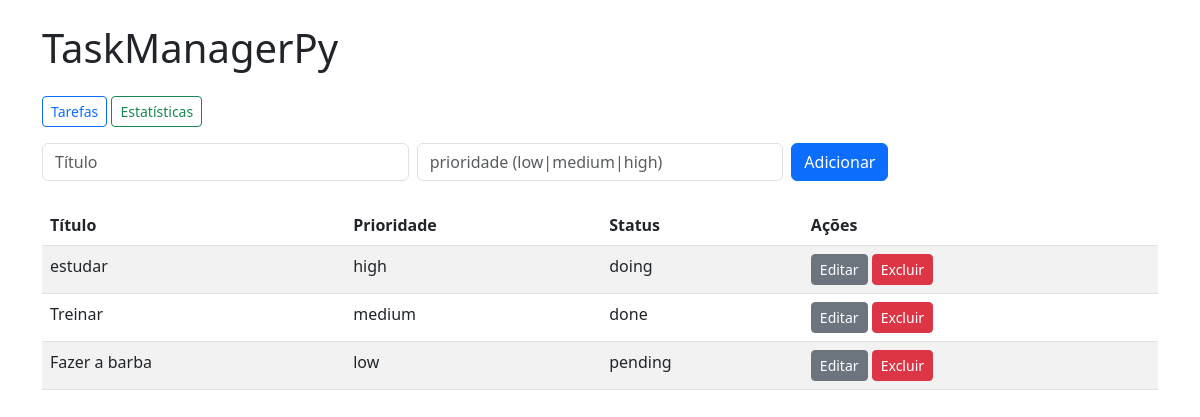
Before: / with the older database file.
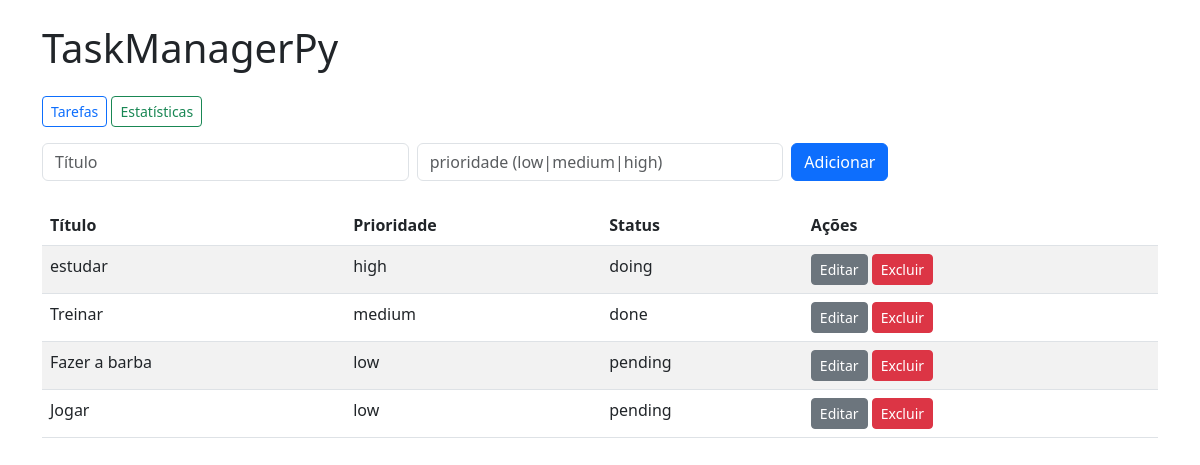
After: the same page with the newer database file.
### models.py (models this page shows, shortened)
class Task(db.Model):
    __tablename__ = "tasks"
    id = db.Column(db.Integer, primary_key=True)
    title = db.Column(db.String(120), nullable=False, index=True)
    description = db.Column(db.Text, nullable=True)
    priority = db.Column(db.String(10), nullable=False, default="medium")  # low, medium, high
    status = db.Column(db.String(20), nullable=False, default="pending")   # pending, doing, done
    created_at = db.Column(db.DateTime, default=datetime.utcnow)
    completed_at = db.Column(db.DateTime, nullable=True)

### app.py (the view)
@app.route('/')
def index():
    tasks = Task.query.all()
    sorted_tasks = quicksort_tasks(tasks, key_func=lambda t: PRIORITY_VALUE.get(t.priority, 0))
    return render_template('index.html', tasks=sorted_tasks)

### app.py (called while the page is built)
def quicksort_tasks(tasks, key_func):
    if len(tasks) <= 1:
        return tasks
    pivot = tasks[len(tasks)//2]
    pivot_key = key_func(pivot)
    left = [t for t in tasks if key_func(t) > pivot_key]
    middle = [t for t in tasks if key_func(t) == pivot_key]
    right = [t for t in tasks if key_func(t) < pivot_key]
    return quicksort_tasks(left, key_func) + middle + quicksort_tasks(right, key_func)

### templates/index.html
{% extends "base.html" %}
{% block content %}
<form action="{{ url_for('create_task') }}" method="post" class="mb-4">
  <div class="row g-2">
    <div class="col-md-4"><input name="title" class="form-control" placeholder="Título" required></div>
    <div class="col-md-4"><input name="priority" class="form-control" placeholder="prioridade (low|medium|high)"></div>
    <div class="col-md-4"><button class="btn btn-primary">Adicionar</button></div>
  </div>
</form>
<table class="table table-striped">
  <thead><tr><th>Título</th><th>Prioridade</th><th>Status</th><th>Ações</th></tr></thead>
  <tbody>
    {% for t in tasks %}
    <tr>
      <td>{{ t.title }}</td>
      <td>{{ t.priority }}</td>
      <td>{{ t.status }}</td>
      <td>
        <a class="btn btn-sm btn-secondary" href="{{ url_for('edit_task', task_id=t.id) }}">Editar</a>
        <form action="{{ url_for('delete_task', task_id=t.id) }}" method="post" style="display:inline">
          <button class="btn btn-sm btn-danger">Excluir</button>
        </form>
      </td>
    </tr>
    {% endfor %}
  </tbody>
</table>
{% endblock %}

### templates/base.html (shortened to what this page needs)
<!doctype html>
<html>
<head>
  <link href="https://cdn.jsdelivr.net/npm/bootstrap@5.3.0/dist/css/bootstrap.min.css" rel="stylesheet">
</head>
<body class="p-4">
  <div class="container">
    <h1 class="mb-4">TaskManagerPy</h1>
    <div class="mb-3">
  <a href="{{ url_for('index') }}" class="btn btn-outline-primary btn-sm">Tarefas</a>
  <a href="{{ url_for('stats') }}" class="btn btn-outline-success btn-sm">Estatísticas</a>
</div>
    {% block content %}{% endblock %}
  </div>
</body>
</html>

Changed rows visible on the page:
added Task: title "Jogar", priority "low", status "pending"
